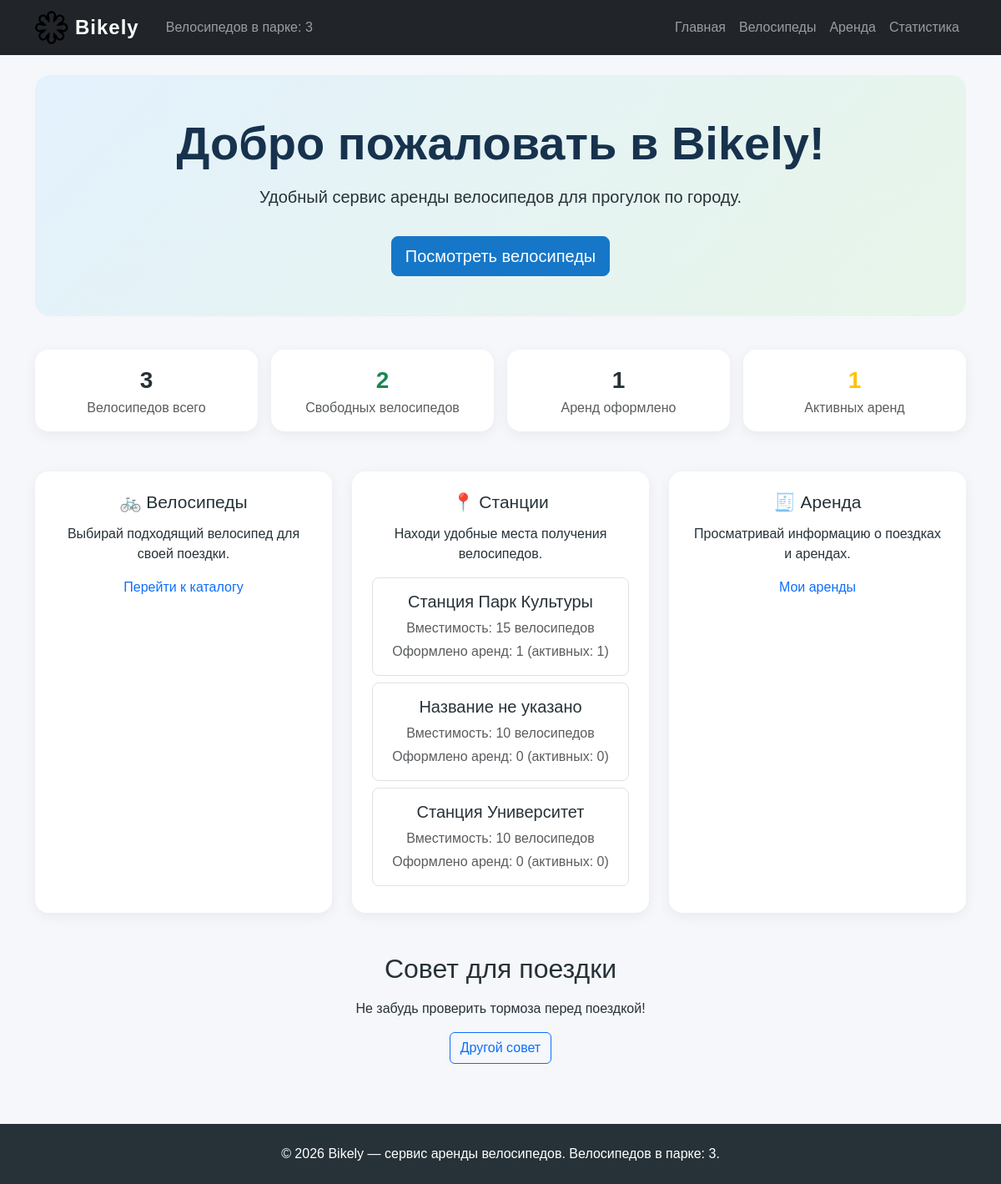
/, run on an earlier commit of the app's database.
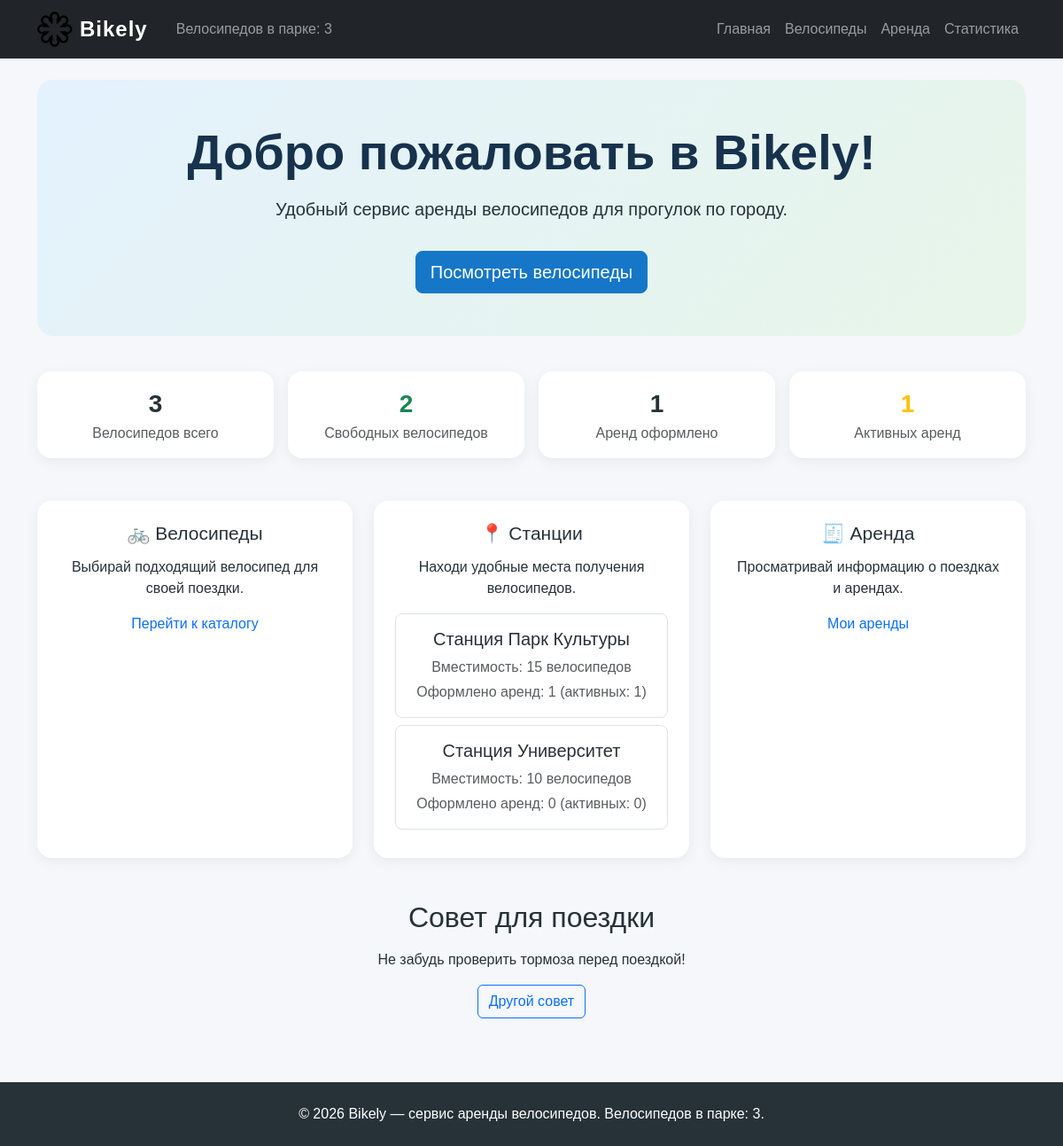
And on a later commit of the database.
### web_bikes/models.py (models this page shows, shortened)
class Station(models.Model):
    name = models.CharField(
        max_length=200,
        verbose_name="Название станции",
        help_text="Например: «Станция Парк Культуры».",
    )
    capacity = models.PositiveIntegerField(
        verbose_name="Вместимость",
        help_text=(
            f"Количество велосипедов, которое вмещает станция. "
            f"Станции от {LARGE_STATION_CAPACITY} мест считаются крупными."
        ),
        validators=[MinValueValidator(1)],
    )
    is_large = models.GeneratedField(
        expression=Case(
            When(
                capacity__gte=LARGE_STATION_CAPACITY,
                then=Value(True),
            ),
            default=Value(False),
        ),
        output_field=models.BooleanField(),
        db_persist=True,
        verbose_name="Крупная станция",
    )
    objects = StationQuerySet.as_manager()
    class Meta:
        ordering = ["name"]
        verbose_name = "Станция"
        verbose_name_plural = "Станции"

### web_main/views.py (the view)
# urls.py: path("", views.index, name="index"),
def index(request):
    stations = Station.objects.with_rental_stats().order_by(
        "-capacity",
        "name",
    )
    return render(
        request,
        "web_main/index.html",
        {"stations": stations},
    )

### web_bikes/models.py (called while the page is built)
    def with_rental_stats(self):
        from web_rentals.models import Rental
        return self.annotate(
            rentals_total=Count("rentals", distinct=True),
            rentals_active=Count(
                "rentals",
                filter=Q(rentals__status=Rental.Status.ACTIVE),
                distinct=True,
            ),
        )

### web_main/context_processors.py (called while the page is built)
def bikely_context(request):
    bike_stats = Bike.objects.aggregate(
        bikes_total=Count("id"),
        bikes_available=Count("id", filter=Q(is_available=True)),
    )
    rental_stats = Rental.objects.statistics()
    return {
        "site_name": "Bikely",
        "bikes_count": bike_stats["bikes_total"],
        "bikely_stats": {
            "bikes_total": bike_stats["bikes_total"],
            "bikes_available": bike_stats["bikes_available"],
            "rentals_total": rental_stats["total"],
            "rentals_active": rental_stats["active"],
            "rentals_completed": rental_stats["completed"],
            "rentals_cancelled": rental_stats["cancelled"],
        },
    }

### web_main/templates/web_main/index.html (shortened to what this page needs)
{% extends "base.html" %}
{% block content %}
<section class="hero-section text-center py-5">
    <div class="container">
        <h1 class="display-4 fw-bold">Добро пожаловать в Bikely!</h1>
        <p class="lead mt-3">
            Удобный сервис аренды велосипедов для прогулок по городу.
        </p>
        <a href="{% url 'web_bikes:list' %}" class="btn btn-primary btn-lg mt-3">
            Посмотреть велосипеды
        </a>
    </div>
</section>
<section class="row text-center g-3 mt-4">
    <div class="col-6 col-md-3">
        <div class="feature-card p-3 h-100">
            <div class="fs-3 fw-bold">{{ bikely_stats.bikes_total }}</div>
            <div class="text-muted">Велосипедов всего</div>
        </div>
    </div>
    <div class="col-6 col-md-3">
        <div class="feature-card p-3 h-100">
            <div class="fs-3 fw-bold text-success">
                {{ bikely_stats.bikes_available }}
            </div>
            <div class="text-muted">Свободных велосипедов</div>
        </div>
    </div>
    <div class="col-6 col-md-3">
        <div class="feature-card p-3 h-100">
            <div class="fs-3 fw-bold">{{ bikely_stats.rentals_total }}</div>
            <div class="text-muted">Аренд оформлено</div>
        </div>
    </div>
    <div class="col-6 col-md-3">
        <div class="feature-card p-3 h-100">
            <div class="fs-3 fw-bold text-warning">
                {{ bikely_stats.rentals_active }}
            </div>
            <div class="text-muted">Активных аренд</div>
        </div>
    </div>
</section>
<section class="row text-center g-4 mt-4">
    <div class="col-md-4">
        <div class="feature-card p-4 h-100">
            <h3>🚲 Велосипеды</h3>
            <p>Выбирай подходящий велосипед для своей поездки.</p>
            <a href="{% url 'web_bikes:list' %}">
                Перейти к каталогу
            </a>
        </div>
    </div>
    <div class="col-md-4">
        <div class="feature-card p-4 h-100">
            <h3>📍 Станции</h3>
            <p>Находи удобные места получения велосипедов.</p>
            {% if stations %}
                <div class="mt-3">
                    {% for station in stations %}
                        <div class="border rounded-3 p-3 mb-2">
                            <h5>{{ station.name|default:"Название не указано" }}</h5>
                            <p class="mb-1 text-muted">
                                Вместимость: {{ station.capacity }} велосипедов
                            </p>
                            <p class="mb-0 text-muted">
                                Оформлено аренд: {{ station.rentals_total }}
                                (активных: {{ station.rentals_active }})
                            </p>
                        </div>
                    {% endfor %}
                </div>
            {% else %}
                <p class="text-muted">
                    Станции пока не добавлены.
                </p>
            {% endif %}
        </div>
    </div>
    <div class="col-md-4">
        <div class="feature-card p-4 h-100">
            <h3>🧾 Аренда</h3>
            <p>Просматривай информацию о поездках и арендах.</p>
            <a href="{% url 'web_rentals:list' %}">
                Мои аренды
            </a>
        </div>
    </div>
</section>
<section class="mt-5 text-center">
    <h2>Совет для поездки</h2>
    <p id="rideAdvice" class="mt-3">
        Не забудь проверить тормоза перед поездкой!
    </p>
    <button class="btn btn-outline-primary" id="adviceButton" type="button">
        Другой совет
    </button>
</section>
{% endblock %}

What changed in the data, as far as the page shows it:
removed Station: name "Название не указано", capacity "10", rentals_total "0", rentals_active "0"
